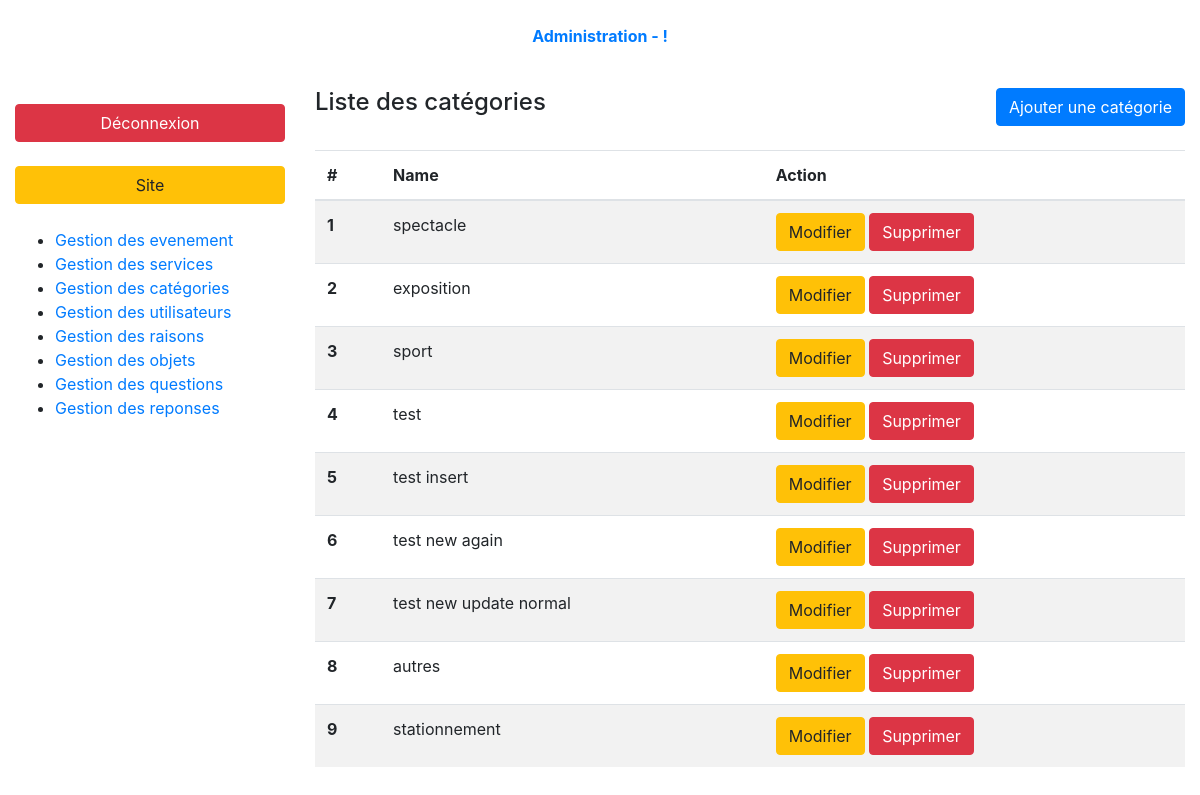
The app's page /index.php?page=admin-categories-list (signed in) with its own data.
### tables this page shows
CREATE TABLE `categories` (
  `id` int(10) UNSIGNED NOT NULL,
  `name` varchar(100) NOT NULL
);

### controller/backend/categories.php (called while the page is built, shortened)
<?php
require_once ('././model/categories.php');
function categoriesList(){
    $categories = getCategoriesList();
    require_once './views/backend/categoriesList.php';
}

### model/categories.php (called while the page is built, shortened)
<?php
    function getCategoriesList()
    {
        $db = dbConnect();
        $query = $db->query('SELECT * FROM categories');
        return $query->fetchAll();
    }

### views/backend/categoriesList.php (the view, shortened to what this page needs)
    <div class="container-fluid">
        <?php require '././partials/backend/header.php'; ?>
        <div class="row my-3 index-content">
            <?php require '././partials/backend/nav.php'; ?>
            <section class="col-9">
                <header class="pb-4 d-flex justify-content-between">
                    <h4>Liste des catégories</h4>
                    <a class="btn btn-primary" href="index.php?page=admin-categories-form">Ajouter une catégorie</a>
                </header>
                <table class="table table-striped">
                    <thead>
                    <tr>
                        <th>#</th>
                        <th>Name</th>
                        <th>Action</th>
                    </tr>
                    </thead>
                    <tbody>
                    <?php foreach($categories as $key => $category): ?>
                        <tr>
                            <th><?= $category['id'];?></th>
                            <td><?= $category['name'];?></td>
                            <td>
                                <a href="index.php?page=admin-categories-form&category-id=<?= $category['id'];?>&action=edit" class="btn btn-warning">Modifier</a>
                                <a onclick="return confirm('Are you sure?')" href="index.php?page=admin-categories-list&category-id=<?= $category['id'];?>&action=delete" class="btn btn-danger">Supprimer</a>
                            </td>
                        </tr>
                    <?php endforeach; ?>
                    </tbody>
                </table>
            </section>
        </div>
    </div>
<?php require 'layout.php'; ?>

### records on screen
categories: id "1", name "spectacle"
categories: id "2", name "exposition"
categories: id "3", name "sport"
categories: id "4", name "test"
categories: id "5", name "test insert"
categories: id "6", name "test new again"
categories: id "7", name "test new update normal"
categories: id "8", name "autres"
categories: id "9", name "stationnement"
